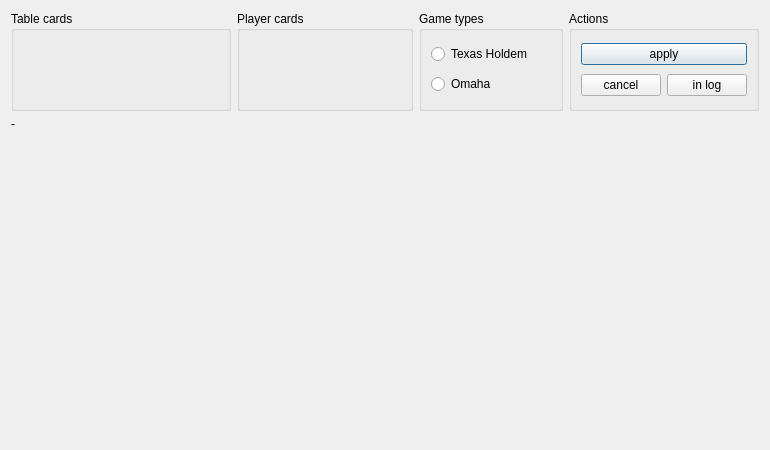
<?xml version="1.0" encoding="UTF-8"?>
<ui version="4.0">
 <class>MainWindowUi</class>
 <widget class="QDialog" name="MainWindowUi">
  <property name="minimumSize">
   <size>
    <width>770</width>
    <height>450</height>
   </size>
  </property>
  <property name="maximumSize">
   <size>
    <width>770</width>
    <height>450</height>
   </size>
  </property>
  <property name="windowTitle">
   <string>Combinations</string>
  </property>
  <layout class="QVBoxLayout" name="verticalLayout">
   <item>
    <layout class="QHBoxLayout" name="horizontalLayout">
     <item>
      <widget class="QGroupBox" name="gbTableCards">
       <property name="minimumSize">
        <size>
         <width>220</width>
         <height>100</height>
        </size>
       </property>
       <property name="maximumSize">
        <size>
         <width>220</width>
         <height>100</height>
        </size>
       </property>
       <property name="title">
        <string>Table cards</string>
       </property>
      </widget>
     </item>
     <item>
      <widget class="QGroupBox" name="gbPlayerCards">
       <property name="minimumSize">
        <size>
         <width>176</width>
         <height>100</height>
        </size>
       </property>
       <property name="maximumSize">
        <size>
         <width>176</width>
         <height>100</height>
        </size>
       </property>
       <property name="title">
        <string>Player cards</string>
       </property>
      </widget>
     </item>
     <item>
      <widget class="QGroupBox" name="gbGameTypes">
       <property name="minimumSize">
        <size>
         <width>0</width>
         <height>100</height>
        </size>
       </property>
       <property name="maximumSize">
        <size>
         <width>16777215</width>
         <height>100</height>
        </size>
       </property>
       <property name="title">
        <string>Game types</string>
       </property>
       <layout class="QVBoxLayout" name="verticalLayout_2">
        <item>
         <widget class="QRadioButton" name="rbTexasHoldem">
          <property name="text">
           <string>Texas Holdem</string>
          </property>
          <attribute name="buttonGroup">
           <string notr="true">bgGameTypes</string>
          </attribute>
         </widget>
        </item>
        <item>
         <widget class="QRadioButton" name="rbOmaha">
          <property name="text">
           <string>Omaha</string>
          </property>
          <attribute name="buttonGroup">
           <string notr="true">bgGameTypes</string>
          </attribute>
         </widget>
        </item>
       </layout>
      </widget>
     </item>
     <item>
      <widget class="QGroupBox" name="gbActions">
       <property name="minimumSize">
        <size>
         <width>0</width>
         <height>100</height>
        </size>
       </property>
       <property name="maximumSize">
        <size>
         <width>16777215</width>
         <height>100</height>
        </size>
       </property>
       <property name="title">
        <string>Actions</string>
       </property>
       <layout class="QVBoxLayout" name="verticalLayout_5">
        <item>
         <widget class="QPushButton" name="btnApply">
          <property name="text">
           <string>apply</string>
          </property>
         </widget>
        </item>
        <item>
         <layout class="QHBoxLayout" name="horizontalLayout_2">
          <item>
           <widget class="QPushButton" name="btnCancel">
            <property name="text">
             <string>cancel</string>
            </property>
           </widget>
          </item>
          <item>
           <widget class="QPushButton" name="btnLog">
            <property name="text">
             <string>in log</string>
            </property>
           </widget>
          </item>
         </layout>
        </item>
       </layout>
      </widget>
     </item>
    </layout>
   </item>
   <item>
    <layout class="QVBoxLayout" name="verticalLayout_4">
     <item>
      <widget class="QLabel" name="lblCardsCombination">
       <property name="text">
        <string>-</string>
       </property>
      </widget>
     </item>
    </layout>
   </item>
   <item>
    <layout class="QVBoxLayout" name="ltDeck"/>
   </item>
   <item>
    <spacer name="verticalSpacer">
     <property name="orientation">
      <enum>Qt::Vertical</enum>
     </property>
     <property name="sizeHint" stdset="0">
      <size>
       <width>20</width>
       <height>40</height>
      </size>
     </property>
    </spacer>
   </item>
  </layout>
 </widget>
 <resources/>
 <connections/>
 <buttongroups>
  <buttongroup name="bgGameTypes"/>
 </buttongroups>
</ui>
